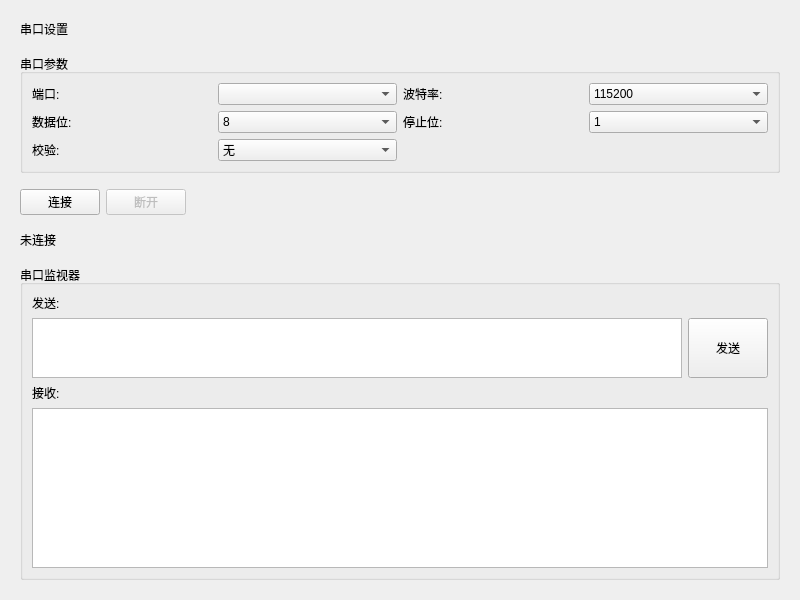
<?xml version="1.0" encoding="UTF-8"?>
<ui version="4.0">
 <class>SerialPanel</class>
 <widget class="QWidget" name="SerialPanel">
  <property name="geometry">
   <rect>
    <x>0</x>
    <y>0</y>
    <width>800</width>
    <height>600</height>
   </rect>
  </property>
  <property name="windowTitle">
   <string>串口设置</string>
  </property>
  <layout class="QGridLayout" name="main_layout">
   <property name="leftMargin">
    <number>20</number>
   </property>
   <property name="topMargin">
    <number>20</number>
   </property>
   <property name="rightMargin">
    <number>20</number>
   </property>
   <property name="bottomMargin">
    <number>20</number>
   </property>
   <property name="horizontalSpacing">
    <number>16</number>
   </property>
   <property name="verticalSpacing">
    <number>16</number>
   </property>
   <!-- 标题区域 -->
   <item row="0" column="0">
    <widget class="QLabel" name="panel_title">
     <property name="text">
      <string>串口设置</string>
     </property>
    </widget>
   </item>
   <!-- 串口参数区域 -->
   <item row="1" column="0">
    <widget class="QWidget" name="param_section">
     <layout class="QVBoxLayout" name="param_section_layout">
      <property name="leftMargin">
       <number>0</number>
      </property>
      <property name="topMargin">
       <number>0</number>
      </property>
      <property name="rightMargin">
       <number>0</number>
      </property>
      <property name="bottomMargin">
       <number>0</number>
      </property>
      <item>
       <widget class="QGroupBox" name="param_group">
        <property name="title">
         <string>串口参数</string>
        </property>
        <layout class="QGridLayout" name="param_layout">
         <item row="0" column="0">
          <widget class="QLabel" name="label_port">
           <property name="text">
            <string>端口:</string>
           </property>
          </widget>
         </item>
         <item row="0" column="1">
          <widget class="QComboBox" name="port_combo"/>
         </item>
         <item row="0" column="2">
          <widget class="QLabel" name="label_baudrate">
           <property name="text">
            <string>波特率:</string>
           </property>
          </widget>
         </item>
         <item row="0" column="3">
          <widget class="QComboBox" name="baudrate_combo">
           <property name="currentIndex">
            <number>4</number>
           </property>
           <item>
            <property name="text">
             <string>9600</string>
            </property>
           </item>
           <item>
            <property name="text">
             <string>19200</string>
            </property>
           </item>
           <item>
            <property name="text">
             <string>38400</string>
            </property>
           </item>
           <item>
            <property name="text">
             <string>57600</string>
            </property>
           </item>
           <item>
            <property name="text">
             <string>115200</string>
            </property>
           </item>
           <item>
            <property name="text">
             <string>230400</string>
            </property>
           </item>
           <item>
            <property name="text">
             <string>460800</string>
            </property>
           </item>
           <item>
            <property name="text">
             <string>921600</string>
            </property>
           </item>
          </widget>
         </item>
         <item row="1" column="0">
          <widget class="QLabel" name="label_databits">
           <property name="text">
            <string>数据位:</string>
           </property>
          </widget>
         </item>
         <item row="1" column="1">
          <widget class="QComboBox" name="databits_combo">
           <property name="currentIndex">
            <number>3</number>
           </property>
           <item>
            <property name="text">
             <string>5</string>
            </property>
           </item>
           <item>
            <property name="text">
             <string>6</string>
            </property>
           </item>
           <item>
            <property name="text">
             <string>7</string>
            </property>
           </item>
           <item>
            <property name="text">
             <string>8</string>
            </property>
           </item>
          </widget>
         </item>
         <item row="1" column="2">
          <widget class="QLabel" name="label_stopbits">
           <property name="text">
            <string>停止位:</string>
           </property>
          </widget>
         </item>
         <item row="1" column="3">
          <widget class="QComboBox" name="stopbits_combo">
           <item>
            <property name="text">
             <string>1</string>
            </property>
           </item>
           <item>
            <property name="text">
             <string>1.5</string>
            </property>
           </item>
           <item>
            <property name="text">
             <string>2</string>
            </property>
           </item>
          </widget>
         </item>
         <item row="2" column="0">
          <widget class="QLabel" name="label_parity">
           <property name="text">
            <string>校验:</string>
           </property>
          </widget>
         </item>
         <item row="2" column="1">
          <widget class="QComboBox" name="parity_combo">
           <item>
            <property name="text">
             <string>无</string>
            </property>
           </item>
           <item>
            <property name="text">
             <string>奇</string>
            </property>
           </item>
           <item>
            <property name="text">
             <string>偶</string>
            </property>
           </item>
          </widget>
         </item>
         </layout>
       </widget>
      </item>
     </layout>
    </widget>
   </item>
   <!-- 连接按钮区域 -->
   <item row="2" column="0">
    <widget class="QWidget" name="btn_section">
     <layout class="QVBoxLayout" name="btn_section_layout">
      <property name="leftMargin">
       <number>0</number>
      </property>
      <property name="topMargin">
       <number>0</number>
      </property>
      <property name="rightMargin">
       <number>0</number>
      </property>
      <property name="bottomMargin">
       <number>0</number>
      </property>
      <item>
       <layout class="QHBoxLayout" name="btn_layout">
        <item>
         <widget class="QPushButton" name="connect_btn">
          <property name="text">
           <string>连接</string>
          </property>
          <property name="objectName">
           <string>btnSuccess</string>
          </property>
         </widget>
        </item>
        <item>
         <widget class="QPushButton" name="disconnect_btn">
          <property name="text">
           <string>断开</string>
          </property>
          <property name="objectName">
           <string>btnDanger</string>
          </property>
          <property name="enabled">
           <bool>false</bool>
          </property>
         </widget>
        </item>
        <item>
         <spacer name="btn_spacer">
          <property name="orientation">
           <enum>Qt::Horizontal</enum>
          </property>
          <property name="sizeHint" stdset="0">
           <size>
            <width>40</width>
            <height>20</height>
           </size>
          </property>
         </spacer>
        </item>
       </layout>
      </item>
     </layout>
    </widget>
   </item>
   <!-- 状态标签区域 -->
   <item row="3" column="0">
    <widget class="QLabel" name="status_label">
     <property name="text">
      <string>未连接</string>
     </property>
     <property name="objectName">
      <string>serial_status_label</string>
     </property>
    </widget>
   </item>
   <!-- 串口监视器区域 -->
   <item row="4" column="0">
    <widget class="QWidget" name="monitor_section">
     <layout class="QVBoxLayout" name="monitor_section_layout">
      <property name="leftMargin">
       <number>0</number>
      </property>
      <property name="topMargin">
       <number>0</number>
      </property>
      <property name="rightMargin">
       <number>0</number>
      </property>
      <property name="bottomMargin">
       <number>0</number>
      </property>
      <item>
       <widget class="QGroupBox" name="monitor_group">
        <property name="title">
         <string>串口监视器</string>
        </property>
        <layout class="QVBoxLayout" name="monitor_layout">
         <item>
          <widget class="QLabel" name="label_send">
           <property name="text">
            <string>发送:</string>
           </property>
          </widget>
         </item>
         <item>
          <layout class="QHBoxLayout" name="send_layout">
           <item>
            <widget class="QTextEdit" name="send_text">
             <property name="maximumSize">
              <size>
               <width>16777215</width>
               <height>60</height>
              </size>
             </property>
            </widget>
           </item>
           <item>
            <widget class="QPushButton" name="send_btn">
             <property name="text">
              <string>发送</string>
             </property>
             <property name="maximumSize">
              <size>
               <width>80</width>
               <height>60</height>
              </size>
             </property>
            </widget>
           </item>
          </layout>
         </item>
         <item>
          <widget class="QLabel" name="label_receive">
           <property name="text">
            <string>接收:</string>
           </property>
          </widget>
         </item>
         <item>
          <widget class="QTextEdit" name="receive_text">
           <property name="readOnly">
            <bool>true</bool>
           </property>
          </widget>
         </item>
        </layout>
       </widget>
      </item>
     </layout>
    </widget>
   </item>
  </layout>
 </widget>
 <resources/>
 <connections/>
</ui>
